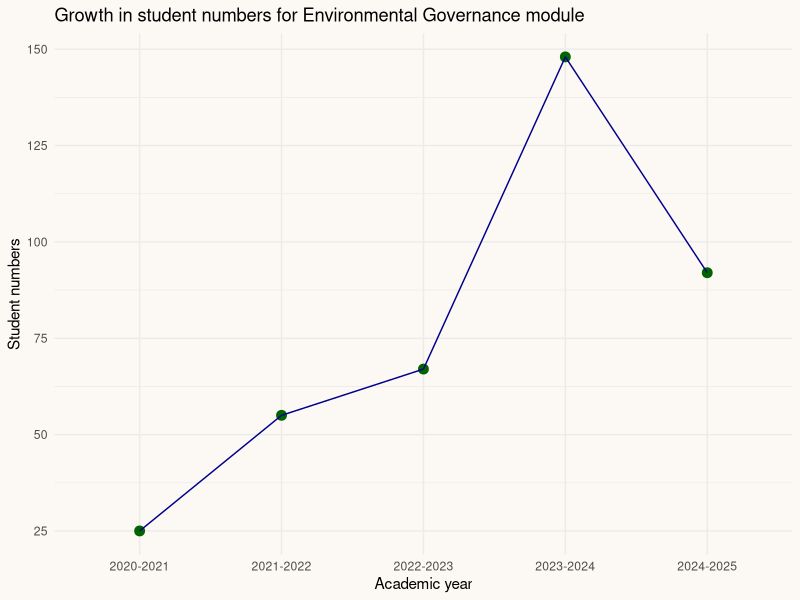

Generate this figure with R:
## ---- chunk 1

library(ggplot2)
library(grid)
envgov_students_growth <- data.frame(year = c("2020-2021", "2021-2022", "2022-2023", "2023-2024", "2024-2025"), student_numbers = c(25, 55, 67, 148, 92))

envgov_students_growth$year = factor(envgov_students_growth$year, levels=sort(unique(envgov_students_growth$year)), ordered=TRUE)

p2 <- ggplot(envgov_students_growth, aes(x = year, y = student_numbers)) +
  geom_point(size = 3, color = 'darkgreen') +
  geom_line(aes(group=1), color = 'darkblue') +
  ggtitle("Growth in student numbers for Environmental Governance module") +
  xlab("Academic year") + ylab("Student numbers") +
  scale_y_continuous(breaks = c(0, 25, 50, 75, 100, 125, 150)) +
  theme_minimal()
# to change the whole background behind the plot
cowplot::ggdraw(p2) + 
  theme(plot.background = element_rect(fill="#fcf9f4", color = NA))


